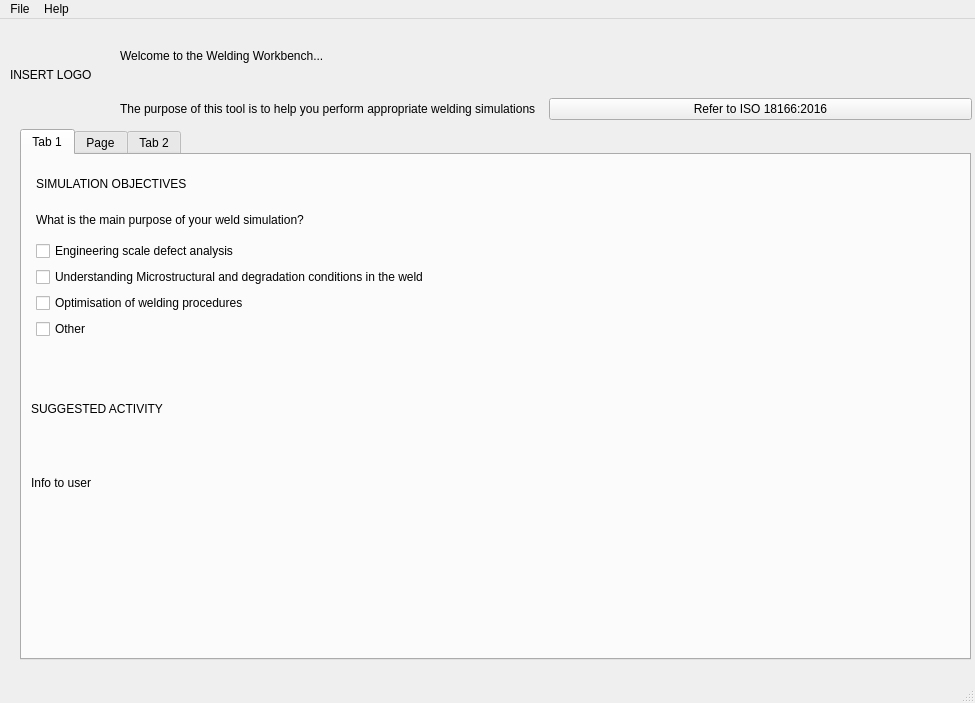
<?xml version="1.0" encoding="UTF-8"?>
<ui version="4.0">
 <class>MainWindow</class>
 <widget class="QMainWindow" name="MainWindow">
  <property name="geometry">
   <rect>
    <x>0</x>
    <y>0</y>
    <width>975</width>
    <height>703</height>
   </rect>
  </property>
  <property name="windowTitle">
   <string>MainWindow</string>
  </property>
  <widget class="QWidget" name="centralwidget">
   <widget class="QTabWidget" name="tabWidget">
    <property name="geometry">
     <rect>
      <x>20</x>
      <y>110</y>
      <width>951</width>
      <height>531</height>
     </rect>
    </property>
    <property name="inputMethodHints">
     <set>Qt::ImhNone</set>
    </property>
    <property name="currentIndex">
     <number>0</number>
    </property>
    <widget class="QWidget" name="tab">
     <attribute name="title">
      <string>Tab 1</string>
     </attribute>
     <widget class="QWidget" name="verticalLayoutWidget_2">
      <property name="geometry">
       <rect>
        <x>14</x>
        <y>14</y>
        <width>921</width>
        <height>170</height>
       </rect>
      </property>
      <layout class="QVBoxLayout" name="verticalLayout_2">
       <item>
        <widget class="QLabel" name="label_2">
         <property name="text">
          <string>SIMULATION OBJECTIVES </string>
         </property>
        </widget>
       </item>
       <item>
        <widget class="QLabel" name="label">
         <property name="text">
          <string>What is the main purpose of your weld simulation?</string>
         </property>
        </widget>
       </item>
       <item>
        <widget class="QCheckBox" name="checkBox_3">
         <property name="text">
          <string>Engineering scale defect analysis</string>
         </property>
        </widget>
       </item>
       <item>
        <widget class="QCheckBox" name="checkBox_4">
         <property name="text">
          <string>Understanding Microstructural and degradation conditions in the weld</string>
         </property>
        </widget>
       </item>
       <item>
        <widget class="QCheckBox" name="checkBox_2">
         <property name="text">
          <string>Optimisation of welding procedures</string>
         </property>
        </widget>
       </item>
       <item>
        <widget class="QCheckBox" name="checkBox">
         <property name="text">
          <string>Other</string>
         </property>
        </widget>
       </item>
      </layout>
     </widget>
     <widget class="QWidget" name="verticalLayoutWidget_3">
      <property name="geometry">
       <rect>
        <x>9</x>
        <y>220</y>
        <width>921</width>
        <height>141</height>
       </rect>
      </property>
      <layout class="QVBoxLayout" name="verticalLayout_3">
       <item>
        <widget class="QLabel" name="label_3">
         <property name="text">
          <string>SUGGESTED ACTIVITY</string>
         </property>
        </widget>
       </item>
       <item>
        <widget class="QLabel" name="label_7">
         <property name="text">
          <string>Info to user</string>
         </property>
        </widget>
       </item>
      </layout>
     </widget>
    </widget>
    <widget class="QWidget" name="tab_3">
     <attribute name="title">
      <string>Page</string>
     </attribute>
     <widget class="QWidget" name="verticalLayoutWidget_5">
      <property name="geometry">
       <rect>
        <x>10</x>
        <y>10</y>
        <width>931</width>
        <height>170</height>
       </rect>
      </property>
      <layout class="QVBoxLayout" name="verticalLayout_5">
       <item>
        <widget class="QLabel" name="label_13">
         <property name="text">
          <string>AS WELDED RESIDUAL STRESS PROFILES</string>
         </property>
        </widget>
       </item>
       <item>
        <widget class="QLabel" name="label_15">
         <property name="text">
          <string>How well do you need to know your residual stress distribution?</string>
         </property>
        </widget>
       </item>
       <item>
        <widget class="QRadioButton" name="radioButton_4">
         <property name="text">
          <string>Rough distribution (conservative estimate)</string>
         </property>
        </widget>
       </item>
       <item>
        <widget class="QRadioButton" name="radioButton_3">
         <property name="text">
          <string>Detailed distribution (less conservative estimate)</string>
         </property>
        </widget>
       </item>
       <item>
        <widget class="QRadioButton" name="radioButton_2">
         <property name="text">
          <string>Detailed distribution (least conservative estimate)</string>
         </property>
        </widget>
       </item>
      </layout>
     </widget>
     <widget class="QWidget" name="horizontalLayoutWidget">
      <property name="geometry">
       <rect>
        <x>10</x>
        <y>410</y>
        <width>931</width>
        <height>81</height>
       </rect>
      </property>
      <layout class="QHBoxLayout" name="horizontalLayout_4">
       <item>
        <layout class="QVBoxLayout" name="verticalLayout_7">
         <item>
          <widget class="QLabel" name="label_16">
           <property name="text">
            <string>SUGGESTED ACTION</string>
           </property>
          </widget>
         </item>
         <item>
          <widget class="QLabel" name="label_23">
           <property name="text">
            <string>... Make selections above....</string>
           </property>
          </widget>
         </item>
        </layout>
       </item>
       <item>
        <widget class="QPushButton" name="pushButton_3">
         <property name="text">
          <string>Run FE Model</string>
         </property>
         <property name="checkable">
          <bool>false</bool>
         </property>
         <property name="checked">
          <bool>false</bool>
         </property>
        </widget>
       </item>
      </layout>
     </widget>
     <widget class="QWidget" name="verticalLayoutWidget_7">
      <property name="geometry">
       <rect>
        <x>10</x>
        <y>210</y>
        <width>931</width>
        <height>170</height>
       </rect>
      </property>
      <layout class="QVBoxLayout" name="verticalLayout_10">
       <item>
        <widget class="QLabel" name="label_24">
         <property name="text">
          <string>POST WELD HEAT TREATMENT RESIDUAL STRESS PROFILES</string>
         </property>
        </widget>
       </item>
       <item>
        <widget class="QLabel" name="label_25">
         <property name="text">
          <string>How well do you need to know your residual stress distribution?</string>
         </property>
        </widget>
       </item>
       <item>
        <widget class="QRadioButton" name="radioButton_5">
         <property name="text">
          <string>Rough distribution (conservative estimate)</string>
         </property>
        </widget>
       </item>
       <item>
        <widget class="QRadioButton" name="radioButton_6">
         <property name="text">
          <string>Detailed distribution (less conservative estimate)</string>
         </property>
        </widget>
       </item>
       <item>
        <widget class="QRadioButton" name="radioButton_7">
         <property name="text">
          <string>Detailed distribution (least conservative estimate)</string>
         </property>
        </widget>
       </item>
       <item>
        <widget class="QRadioButton" name="radioButton_8">
         <property name="text">
          <string>Not Applicable</string>
         </property>
        </widget>
       </item>
      </layout>
     </widget>
    </widget>
    <widget class="QWidget" name="tab_2">
     <attribute name="title">
      <string>Tab 2</string>
     </attribute>
     <widget class="QWidget" name="horizontalLayoutWidget_2">
      <property name="geometry">
       <rect>
        <x>10</x>
        <y>49</y>
        <width>931</width>
        <height>452</height>
       </rect>
      </property>
      <layout class="QHBoxLayout" name="horizontalLayout_2">
       <item>
        <layout class="QVBoxLayout" name="verticalLayout_6">
         <item>
          <widget class="QLabel" name="label_9">
           <property name="text">
            <string>DEFINE MODEL</string>
           </property>
          </widget>
         </item>
         <item>
          <widget class="QLabel" name="label_12">
           <property name="text">
            <string>HEAT SOURCE CALIBRATION</string>
           </property>
          </widget>
         </item>
         <item>
          <widget class="QLabel" name="label_11">
           <property name="text">
            <string>METALLURGICAL MODELLING</string>
           </property>
          </widget>
         </item>
         <item>
          <widget class="QLabel" name="label_14">
           <property name="text">
            <string>MECHANICAL MODELLING</string>
           </property>
          </widget>
         </item>
        </layout>
       </item>
       <item>
        <layout class="QVBoxLayout" name="verticalLayout_9">
         <item>
          <layout class="QHBoxLayout" name="horizontalLayout_3">
           <item>
            <widget class="QPushButton" name="pushButton_2">
             <property name="text">
              <string>Pick from catalog</string>
             </property>
            </widget>
           </item>
          </layout>
         </item>
         <item>
          <layout class="QHBoxLayout" name="horizontalLayout_8">
           <item>
            <widget class="QPushButton" name="pushButton_4">
             <property name="text">
              <string>Heat source module</string>
             </property>
            </widget>
           </item>
          </layout>
         </item>
         <item>
          <layout class="QHBoxLayout" name="horizontalLayout_5">
           <item>
            <widget class="QPushButton" name="pushButton_6">
             <property name="text">
              <string>Metallurgical module</string>
             </property>
            </widget>
           </item>
          </layout>
         </item>
         <item>
          <layout class="QHBoxLayout" name="horizontalLayout_6">
           <item>
            <widget class="QPushButton" name="pushButton_7">
             <property name="text">
              <string>Run post-processing</string>
             </property>
            </widget>
           </item>
          </layout>
         </item>
        </layout>
       </item>
       <item>
        <layout class="QVBoxLayout" name="verticalLayout_8">
         <item>
          <widget class="QLabel" name="label_19">
           <property name="text">
            <string>User Selection Update 1</string>
           </property>
          </widget>
         </item>
         <item>
          <widget class="QLabel" name="label_20">
           <property name="text">
            <string>User Selection Update 2</string>
           </property>
          </widget>
         </item>
         <item>
          <widget class="QLabel" name="label_21">
           <property name="text">
            <string>User Selection Update 3</string>
           </property>
          </widget>
         </item>
         <item>
          <widget class="QLabel" name="label_22">
           <property name="text">
            <string>User Selection Update 4</string>
           </property>
          </widget>
         </item>
        </layout>
       </item>
      </layout>
     </widget>
     <widget class="QLabel" name="label_17">
      <property name="geometry">
       <rect>
        <x>330</x>
        <y>0</y>
        <width>244</width>
        <height>49</height>
       </rect>
      </property>
      <property name="text">
       <string>INPUTS</string>
      </property>
     </widget>
     <widget class="QLabel" name="label_18">
      <property name="geometry">
       <rect>
        <x>10</x>
        <y>0</y>
        <width>244</width>
        <height>49</height>
       </rect>
      </property>
      <property name="text">
       <string>Flowchart</string>
      </property>
     </widget>
     <widget class="QLabel" name="label_27">
      <property name="geometry">
       <rect>
        <x>630</x>
        <y>0</y>
        <width>244</width>
        <height>49</height>
       </rect>
      </property>
      <property name="text">
       <string>User selection</string>
      </property>
     </widget>
    </widget>
   </widget>
   <widget class="QWidget" name="verticalLayoutWidget">
    <property name="geometry">
     <rect>
      <x>120</x>
      <y>0</y>
      <width>852</width>
      <height>101</height>
     </rect>
    </property>
    <layout class="QVBoxLayout" name="verticalLayout">
     <item>
      <widget class="QLabel" name="label_5">
       <property name="text">
        <string>Welcome to the Welding Workbench...</string>
       </property>
      </widget>
     </item>
     <item>
      <layout class="QHBoxLayout" name="horizontalLayout">
       <item>
        <widget class="QLabel" name="label_4">
         <property name="text">
          <string>The purpose of this tool is to help you perform appropriate welding simulations</string>
         </property>
        </widget>
       </item>
       <item>
        <widget class="QPushButton" name="pushButton">
         <property name="text">
          <string>Refer to ISO 18166:2016</string>
         </property>
        </widget>
       </item>
      </layout>
     </item>
    </layout>
   </widget>
   <widget class="QLabel" name="label_6">
    <property name="geometry">
     <rect>
      <x>10</x>
      <y>10</y>
      <width>91</width>
      <height>91</height>
     </rect>
    </property>
    <property name="text">
     <string>INSERT LOGO</string>
    </property>
   </widget>
  </widget>
  <widget class="QMenuBar" name="menubar">
   <property name="geometry">
    <rect>
     <x>0</x>
     <y>0</y>
     <width>975</width>
     <height>24</height>
    </rect>
   </property>
   <widget class="QMenu" name="menuFile">
    <property name="title">
     <string>File</string>
    </property>
    <addaction name="separator"/>
    <addaction name="actionSave"/>
    <addaction name="actionOpen"/>
    <addaction name="actionNew"/>
   </widget>
   <widget class="QMenu" name="menuHelp">
    <property name="title">
     <string>Help</string>
    </property>
    <addaction name="actionAbout_Welding_Workbench"/>
   </widget>
   <addaction name="menuFile"/>
   <addaction name="menuHelp"/>
  </widget>
  <widget class="QStatusBar" name="statusbar"/>
  <action name="actionSave">
   <property name="text">
    <string>Save...</string>
   </property>
  </action>
  <action name="actionOpen">
   <property name="text">
    <string>Open...</string>
   </property>
  </action>
  <action name="actionNew">
   <property name="text">
    <string>New...</string>
   </property>
  </action>
  <action name="actionAbout_Welding_Workbench">
   <property name="text">
    <string>About Welding Workbench...</string>
   </property>
  </action>
 </widget>
 <resources/>
 <connections/>
</ui>
